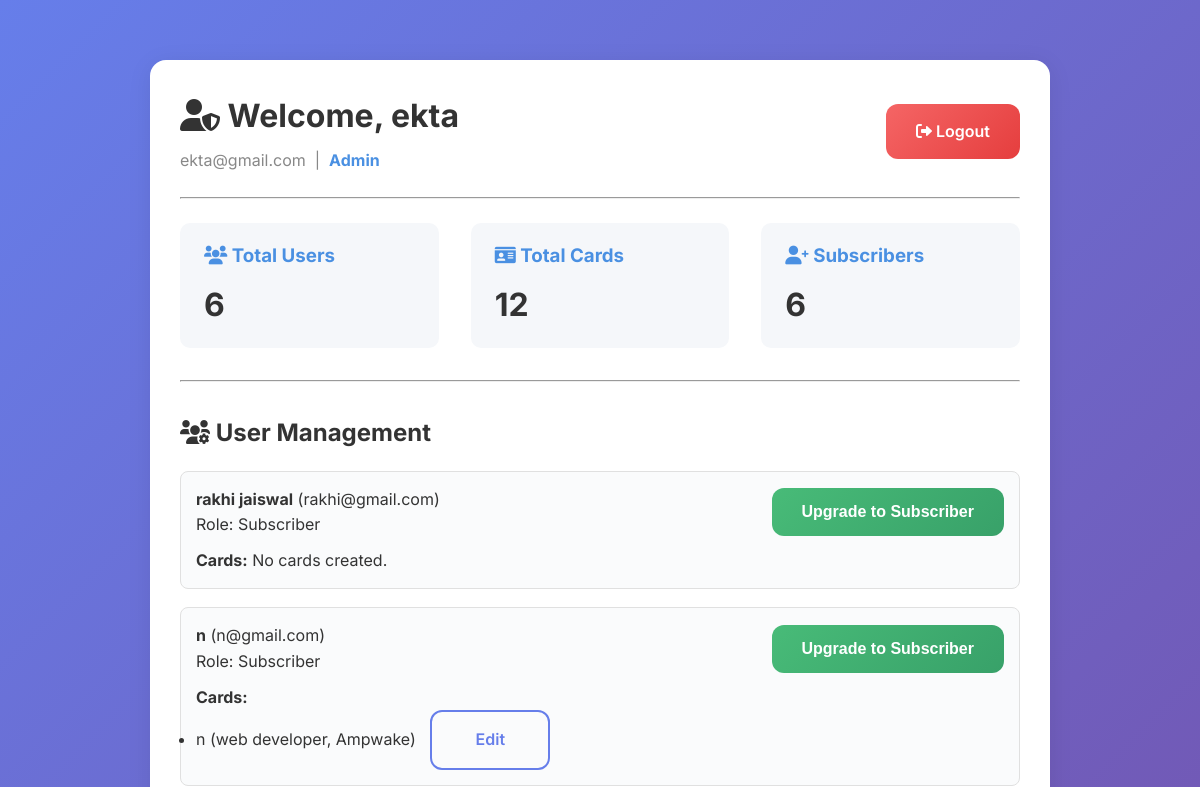
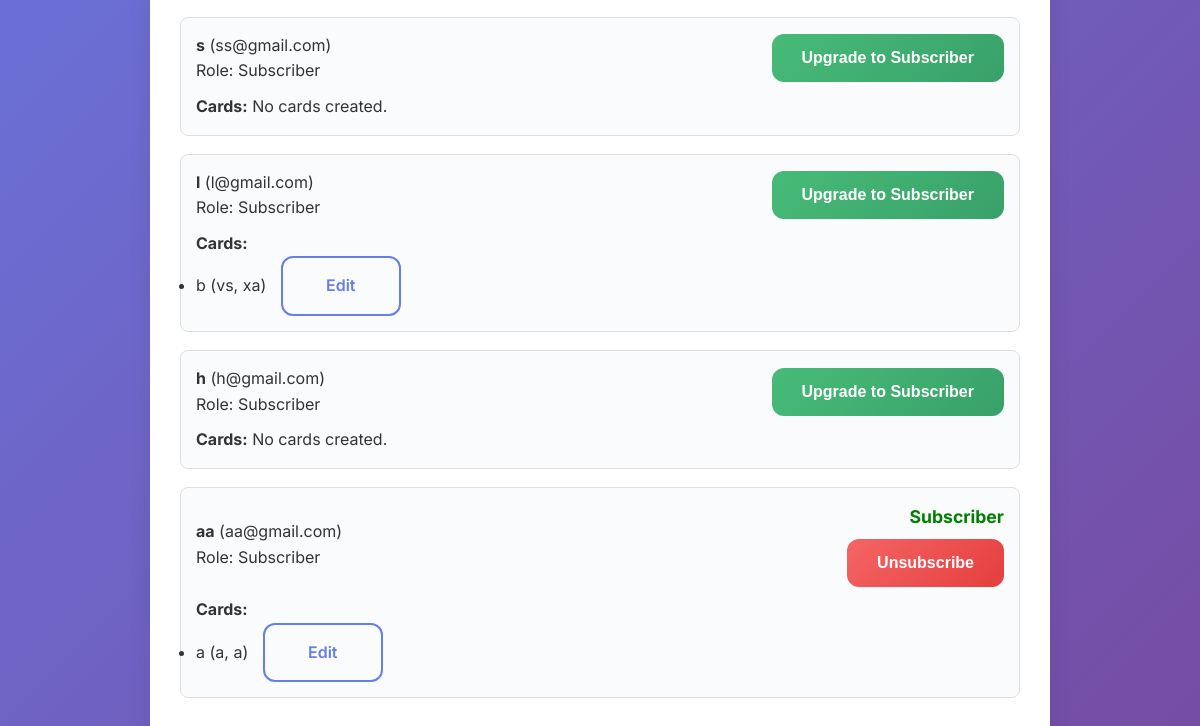
Page /dashboard (signed in) on the earlier database version (2 pictures, top to bottom).
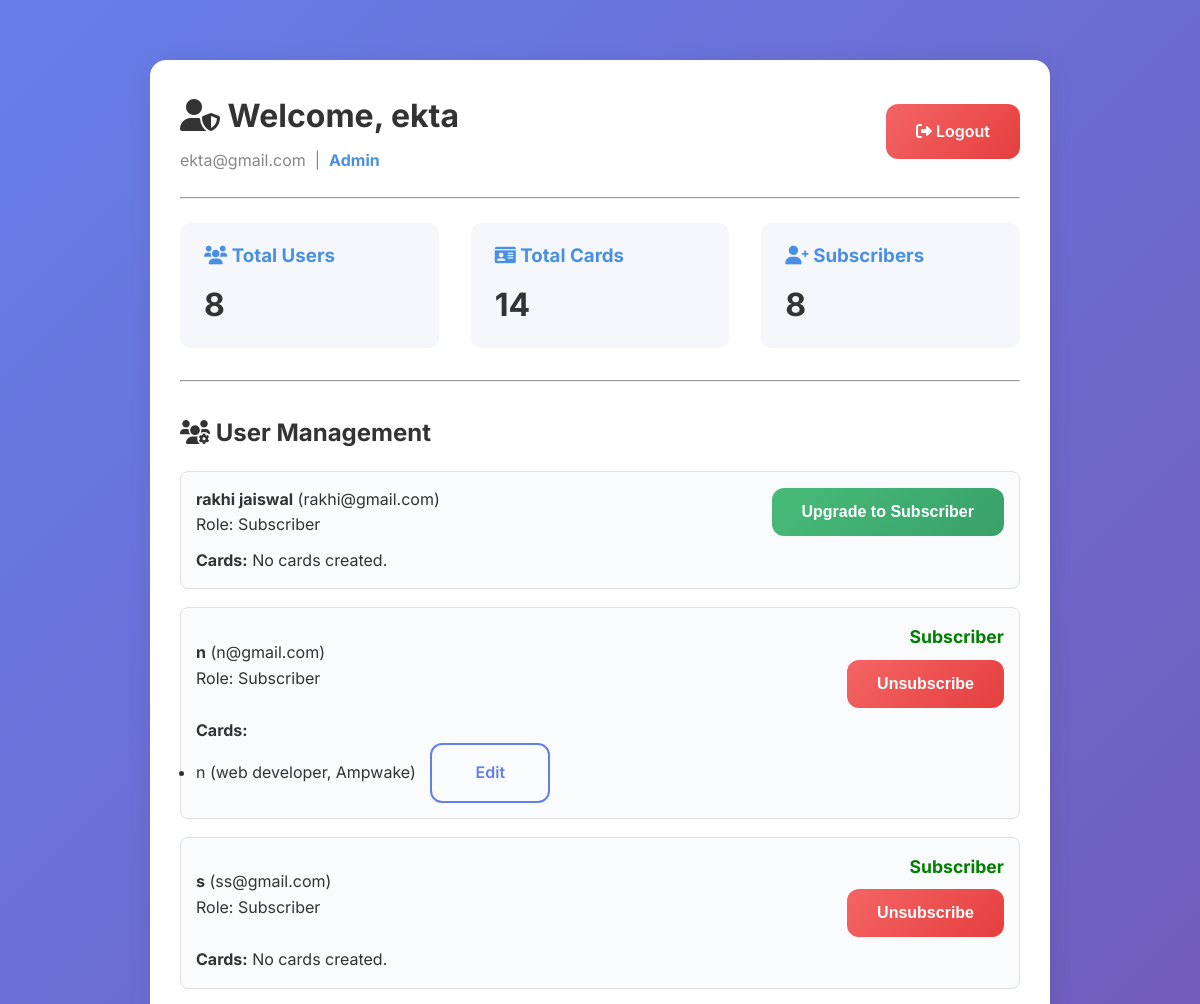
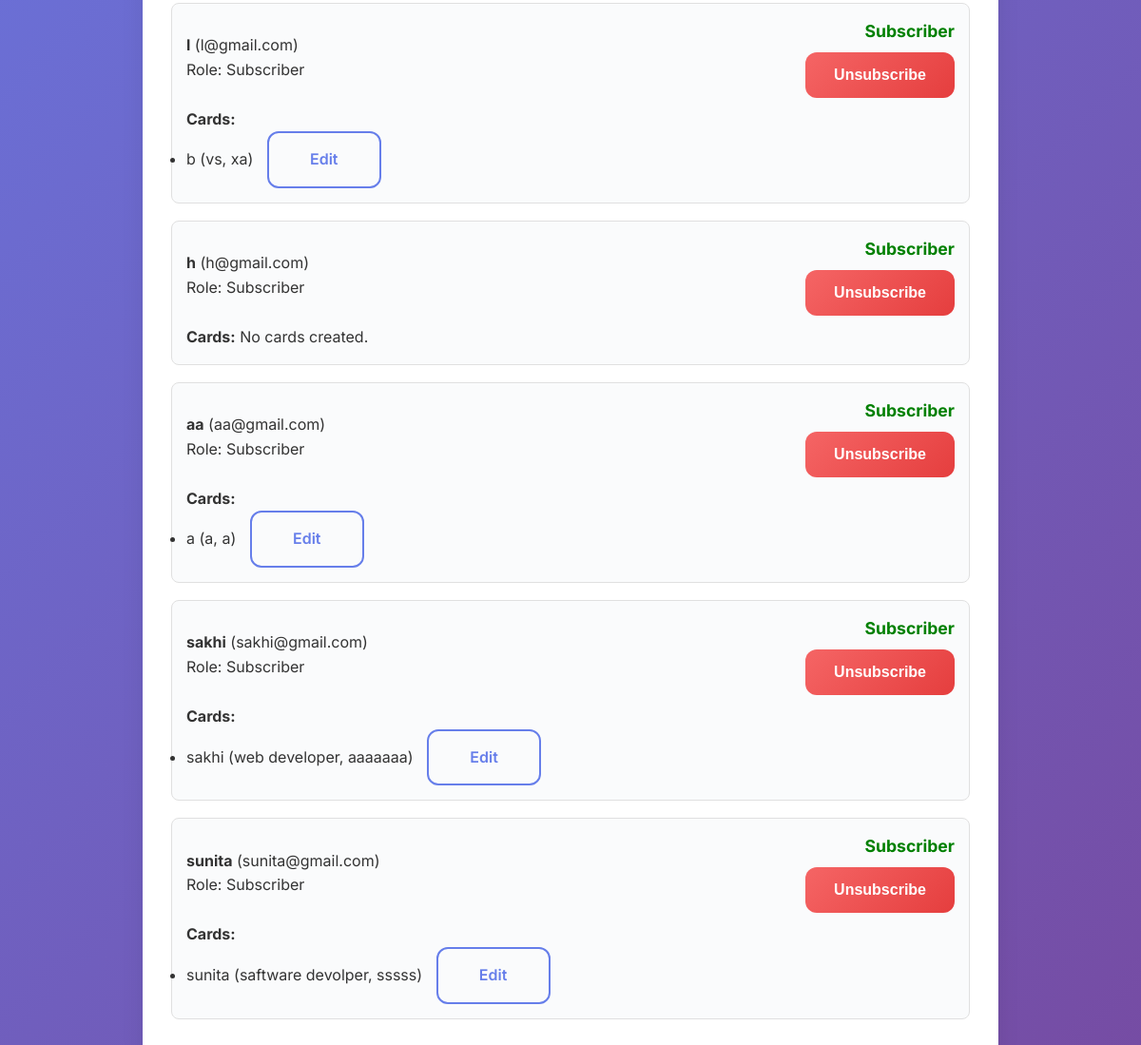
Same page on the later database version (2 pictures, top to bottom).
### models.py (models this page shows, shortened)
class User(db.Model):
    id = db.Column(db.Integer, primary_key=True)
    name = db.Column(db.String(100))
    email = db.Column(db.String(120), unique=True, nullable=False)
    password = db.Column(db.String(200), nullable=False)
    role = db.Column(db.String(20), default='new')
    is_verified = db.Column(db.Boolean, default=False)
    subscription_active = db.Column(db.Boolean, default=False)
    created_on = db.Column(db.DateTime, default=datetime.utcnow)
    cards = db.relationship('BusinessCard', backref='user', lazy=True)

class BusinessCard(db.Model):
    id = db.Column(db.Integer, primary_key=True)
    name = db.Column(db.String(100))
    designation = db.Column(db.String(100))
    company = db.Column(db.String(100))
    mobile = db.Column(db.String(20))
    email = db.Column(db.String(100))
    logo = db.Column(db.String(255))
    pdf = db.Column(db.String(255))
    qr = db.Column(db.String(255))
    user_id = db.Column(db.Integer, db.ForeignKey('user.id'), nullable=False)

### app.py (the view)
@app.route('/dashboard')
def dashboard():
    if 'user_id' not in session:
        return redirect(url_for('login'))
    user = User.query.get(session['user_id'])
    if user:
        if user.role == 'admin':
            users = User.query.filter(User.role != 'admin').all()
            user_cards = {u.id: BusinessCard.query.filter_by(user_id=u.id).all() for u in users}
            stats = {
                'total_users': User.query.filter(or_(User.role == 'subscription', User.role == 'new')).count(),
                'total_cards': BusinessCard.query.count(),
                'subscribers': User.query.filter(or_(User.role == 'subscription', User.role == 'new')).count()
            }
            return render_template('admin_dashboard.html', user=user, users=users, user_cards=user_cards, stats=stats)
        else:
            cards = BusinessCard.query.filter_by(user_id=user.id).all()
            can_create = user.role != 'new' or len(cards) < 1
            return render_template('dashboard.html', user=user, cards=cards, can_create=can_create)
    else:
        return redirect(url_for('login'))

### templates/admin_dashboard.html (shortened to what this page needs)
{% extends "base.html" %}
{% block content %}
<div class="admin-dashboard" style="max-width:900px;margin:40px auto;padding:30px;background:#fff;border-radius:16px;box-shadow:0 4px 24px rgba(0,0,0,0.08);">
    <div style="display:flex;align-items:center;justify-content:space-between;">
        <div>
            <h1 style="margin-bottom:0.2em;"><i class="fas fa-user-shield"></i> Welcome, {{ user.name }}</h1>
            <p style="color:#888;">{{ user.email }} &nbsp;|&nbsp; <span style="color:#4a90e2;font-weight:bold;">Admin</span></p>
        </div>
        <div>
            <a href="{{ url_for('logout') }}" class="btn btn-danger"><i class="fas fa-sign-out-alt"></i> Logout</a>
        </div>
    </div>
    <hr style="margin:24px 0;">
    <div style="display:flex;gap:32px;flex-wrap:wrap;">
        <div style="flex:1;min-width:220px;background:#f5f7fa;padding:18px 24px;border-radius:10px;">
            <h3 style="margin:0 0 8px 0;color:#4a90e2;"><i class="fas fa-users"></i> Total Users</h3>
            <div style="font-size:2em;font-weight:bold;">{{ stats.total_users }}</div>
        </div>
        <div style="flex:1;min-width:220px;background:#f5f7fa;padding:18px 24px;border-radius:10px;">
            <h3 style="margin:0 0 8px 0;color:#4a90e2;"><i class="fas fa-id-card"></i> Total Cards</h3>
            <div style="font-size:2em;font-weight:bold;">{{ stats.total_cards }}</div>
        </div>
        <div style="flex:1;min-width:220px;background:#f5f7fa;padding:18px 24px;border-radius:10px;">
            <h3 style="margin:0 0 8px 0;color:#4a90e2;"><i class="fas fa-user-plus"></i> Subscribers</h3>
            <div style="font-size:2em;font-weight:bold;">{{ stats.subscribers }}</div>
        </div>
    </div>
    <hr style="margin:32px 0;">
    <h2 style="margin-bottom:18px;"><i class="fas fa-users-cog"></i> User Management</h2>
    <div class="admin-users-list">
        {% for u in users %}
            <div class="admin-user-block" style="border:1px solid #e0e0e0; margin-bottom:18px; padding:15px; border-radius:8px; background:#fafbfc;">
                <div style="display:flex; justify-content:space-between; align-items:center;">
                    <div>
                        <strong>{{ u.name }}</strong> ({{ u.email }})<br>
                        <span>Role:
    {% if u.role == 'subscription' or u.role == 'new' %}
        Subscriber
    {% elif u.role == 'admin' %}
        Admin
    {% else %}
        {{ u.role|title }}
    {% endif %}
</span>
                    </div>
                    {% if u.role == 'new' %}
                    <form method="POST" action="{{ url_for('upgrade_user', user_id=u.id) }}" style="margin:0;" class="upgrade-form" data-username="{{ u.name }}" data-userid="{{ u.id }}">
                        <button type="button" class="btn btn-success upgrade-btn">Upgrade to Subscriber</button>
                    </form>
                    {% elif u.role == 'subscription' %}
                        <div style="display: flex; flex-direction: column; align-items: flex-end;">
                            <span class="subscriber-label" style="color:green; font-weight:bold; font-size:1.1em;">Subscriber</span>
                            <form method="POST" action="{{ url_for('unsubscribe_user', user_id=u.id) }}" style="margin-top:8px;" class="unsubscribe-form" data-username="{{ u.name }}" data-userid="{{ u.id }}">
                                <button type="button" class="btn btn-danger unsubscribe-btn">Unsubscribe</button>
                            </form>
                        </div>
                    {% else %}
                        <span class="subscriber-label" style="color:green; font-weight:bold; font-size:1.1em;">Subscriber</span>
                    {% endif %}
                </div>
                <div style="margin-top:10px;">
                    <strong>Cards:</strong>
                    {% if user_cards[u.id] %}
                        <ul>
                        {% for card in user_cards[u.id] %}
                            <li>
                                {{ card.name }} ({{ card.designation }}, {{ card.company }})
                                <a href="{{ url_for('edit_card', card_id=card.id) }}" class="btn btn-outline btn-sm" style="margin-left:10px;">Edit</a>
                            </li>
                        {% endfor %}
                        </ul>
                    {% else %}
                        <span>No cards created.</span>
                    {% endif %}
                </div>
            </div>
        {% endfor %}
    </div>
</div>
{% endblock %}

### templates/base.html (shortened to what this page needs)
<!DOCTYPE html>
<html lang="en">
<head>
    <link href="https://cdnjs.cloudflare.com/ajax/libs/font-awesome/6.0.0/css/all.min.css" rel="stylesheet">
    <link href="{{ url_for('static', filename='css/custom.css') }}" rel="stylesheet">
</head>
<body>
    <div class="container">
        {% block content %}{% endblock %}
    </div>
</body>
</html>

### templates/base.html (style rules this page uses)
* { margin: 0; padding: 0; box-sizing: border-box; }
body { font-family: 'Inter', -apple-system, BlinkMacSystemFont, 'Segoe UI', Roboto, sans-serif; background: linear-gradient(135deg, #667eea 0%, #764ba2 100%); min-height: 100vh; color: #333; line-height: 1.6; }
.container { max-width: 1200px; margin: 0 auto; padding: 20px; }
.btn { display: inline-block; padding: 15px 30px; background: linear-gradient(135deg, #667eea, #764ba2); color: white; text-decoration: none; border-radius: 12px; font-weight: 600; font-size: 1rem; border: none; cursor: pointer; transition: all 0.3s ease; text-align: center; min-width: 120px; }
.btn-success { background: linear-gradient(135deg, #48bb78, #38a169); }
.btn-danger { background: linear-gradient(135deg, #f56565, #e53e3e); }
.btn-outline { background: transparent; border: 2px solid #667eea; color: #667eea; }

Differences in the rows shown:
changed User "n@gmail.com": role "Upgrade to Subscriber" → "Subscriber Unsubscribe"
changed User "ss@gmail.com": role "Upgrade to Subscriber" → "Subscriber Unsubscribe"
changed User "l@gmail.com": role "Upgrade to Subscriber" → "Subscriber Unsubscribe"
changed User "h@gmail.com": role "Upgrade to Subscriber" → "Subscriber Unsubscribe"
added User: name "sakhi", email "sakhi@gmail.com", role "Subscriber"
added BusinessCard: name "sakhi", designation "web developer", company "aaaaaaa"
added User: name "sunita", email "sunita@gmail.com", role "Subscriber"
added BusinessCard: name "sunita", designation "saftware devolper", company "sssss"
Other differences:
{{ stats.total_users }}: "6" → "8"
{{ stats.total_cards }}: "12" → "14"
{{ stats.subscribers }}: "6" → "8"
